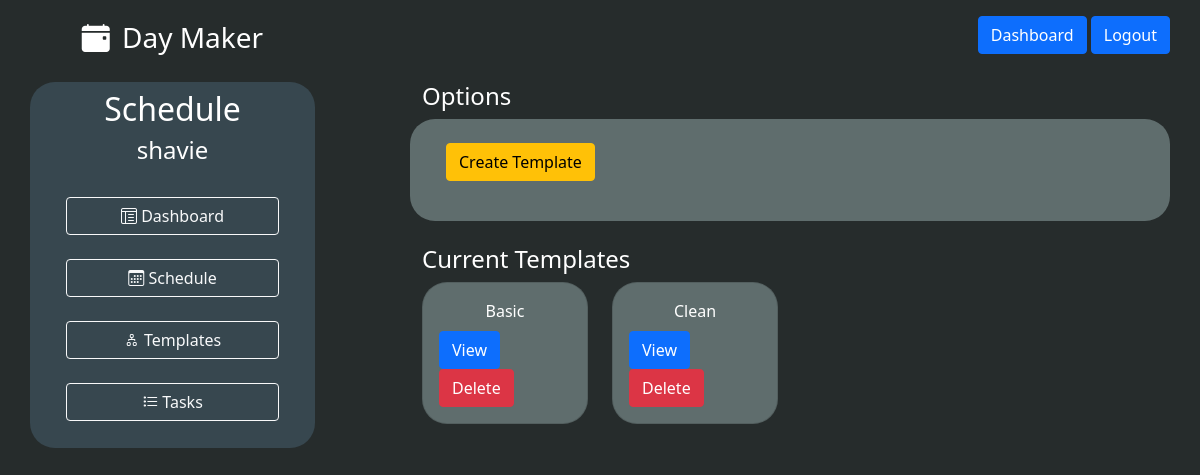
Page /templates (signed in) on the earlier database version.
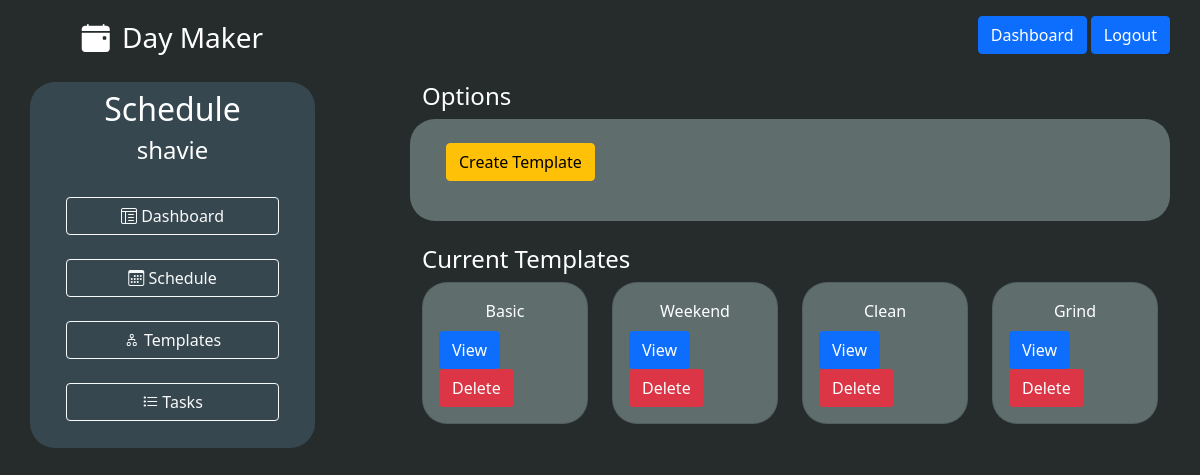
Same page on the later database version.
### models.py (models this page shows, shortened)
class User(UserMixin, db.Model):
    id = db.Column(db.Integer, primary_key = True)
    username = db.Column(db.String(30), unique = True, index = True)
    email = db.Column(db.String(64), index=True, unique=True)
    password = db.Column(db.String(128))
    schedules = db.relationship('Schedule', backref='user', lazy='dynamic', cascade='all, delete, delete-orphan')
    templates = db.relationship('Template', backref='user', lazy='dynamic', cascade='all, delete, delete-orphan')
    tasks = db.relationship('Task', backref='user', lazy='dynamic', cascade='all, delete, delete-orphan')

class Template(db.Model):
    id = db.Column(db.Integer, primary_key = True)
    name = db.Column(db.String(25), index=True)
    todos = db.relationship('Todo', backref='template', lazy='dynamic', cascade='all, delete, delete-orphan')
    schedules = db.relationship('Schedule', backref='template', lazy='dynamic', cascade='all, delete, delete-orphan')
    user_id = db.Column(db.Integer, db.ForeignKey('user.id'))

### routes.py (the view)
@app.route('/templates', methods=['GET', 'POST'])
@login_required
def templates():
    form = TemplateForm()
    if form.validate_on_submit():
      template = Template(name=form.name.data, user_id=current_user.id)
      db.session.add(template)
      db.session.commit()
      flash('Template successfully added')
      return redirect(url_for('templates'))
    return render_template('templates.html', form=form)

### routes.py (called while the page is built)
@login_manager.user_loader
def load_user(id):
    return User.query.get(int(id))

### templates/templates.html (shortened to what this page needs)
{% extends 'base.html' %}
{% block content %}
    <div class="container h-100">
        <div class="row justify-content-center mt-4">
            <div class="col-3 text-white  day-primary curved">
                <h2 class="mt-2 text-center">Schedule</h2>
                <h4 class="mt-2 text-center">{{current_user.username}}</h2>
                <div class="row gap-1 justify-content-center">
                  <div class="col-10">
                    <h4 class="mt-4"><a href="{{ url_for('dashboard')}}" class="btn btn-outline-light w-100"><i class="bi bi-layout-text-window-reverse"></i> Dashboard</a></h4>
                    <h4 class="mt-4"><a href="{{ url_for('schedule')}}" class="btn btn-outline-light w-100"><i class="bi bi-calendar3"></i> Schedule</a></h4>
                    <h4 class="mt-4"><a href="{{ url_for('templates')}}" class="btn btn-outline-light w-100"><i class="bi bi-diagram-2"></i> Templates</a></h4>
                    <h4 class="mt-4"><a href="{{ url_for('tasks')}}" class="btn btn-outline-light w-100"><i class="bi bi-list-task"></i> Tasks</a></h4>
                  </div>
                </div>
            </div>
            <div class="col-1"></div>
            <div class="col-8 ">
                <h4 class="text-white">Options</h4>
                <div class="row day-secondary curved p-4">
                    <p>
                        <a class="btn btn-warning" data-bs-toggle="collapse" href="#templateForm" role="button" aria-expanded="false" aria-controls="templateForm">Create Template</a>
                    </p>
                </div>
                <h4 class="text-white mt-4">Current Templates</h4>
                <div class="row ">
                    {% for template in current_user.templates %}
                    <div class="col-3 mb-4">
                        <div class="card day-secondary curved">
                            <div class="card-body">
                                <div class="text-center text-white card-title">{{ template.name }}</div>
                                <a href="{{ url_for('view_template', template=template.name) }}" class="btn btn-primary">View</a>
                                <a href="{{ url_for('delete_template', template=template.name) }}" class="btn btn-danger">Delete</a>
                            </div>
                        </div>
                    </div>
                    {% endfor %}
                </div>
            </div>
        </div>
    </div>
{% endblock %}

### templates/base.html (shortened to what this page needs)
<!DOCTYPE html>
<html lang="en">
<head>
    {% block head %}
    <link href="https://cdn.jsdelivr.net/npm/bootstrap@5.0.1/dist/css/bootstrap.min.css" rel="stylesheet">
    <link rel="stylesheet" href="https://cdn.jsdelivr.net/npm/bootstrap-icons@1.5.0/font/bootstrap-icons.css">
    <link rel="stylesheet" href="../static/styles.css">
    {% endblock %}
</head>
<body >
  <header class="container pt-3">
    <div class="row">
      <div class="col-3 text-center">
        <a href="{{url_for('home')}}">
          <i class="bi bi-calendar-event-fill text-white fs-3"></i>
          <span class="fs-3 ms-2 text-white">Day Maker</span>
        </a>
      </div>
      <div class="col-9 pe-0">
          <div class="ms-auto text-white text-end">
            {% if current_user.is_authenticated %}
            <span class="btn btn-primary"><a class="text-white" href="{{url_for('dashboard')}}">Dashboard</a></span>
            <span class="btn btn-primary"><a class="text-white" href="{{url_for('logout')}}">Logout</a></span>
            {% endif %}
          </div>
      </div>
    </div>
  </header>
  {% block content %}{% endblock %}
</body>
</html>

### static/styles.css (style rules this page uses)
html, body { height: 100%; background-color: #262C2C; }
.day-primary { background-color: #37474F; }
.day-secondary { background-color: #5F6D6D; }
.curved { border-radius: 25px; }
a { text-decoration: none; color: black; }

Differences in the rows shown:
added Template: name "Weekend"
added Template: name "Grind"
